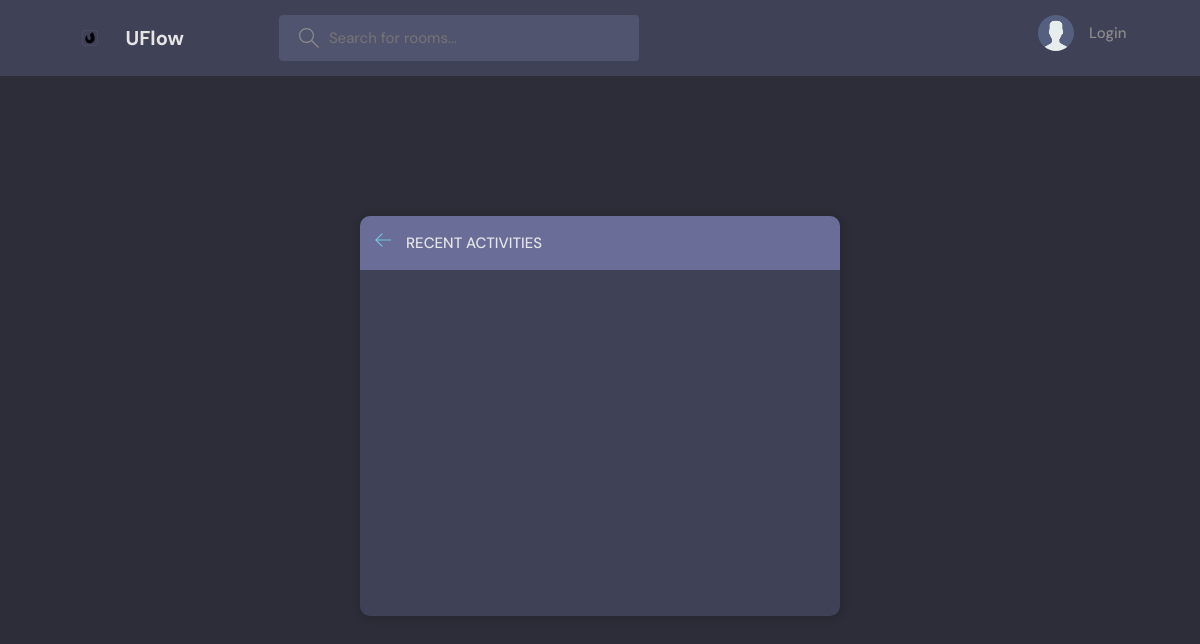
/activity/, run on an earlier commit of the app's database.
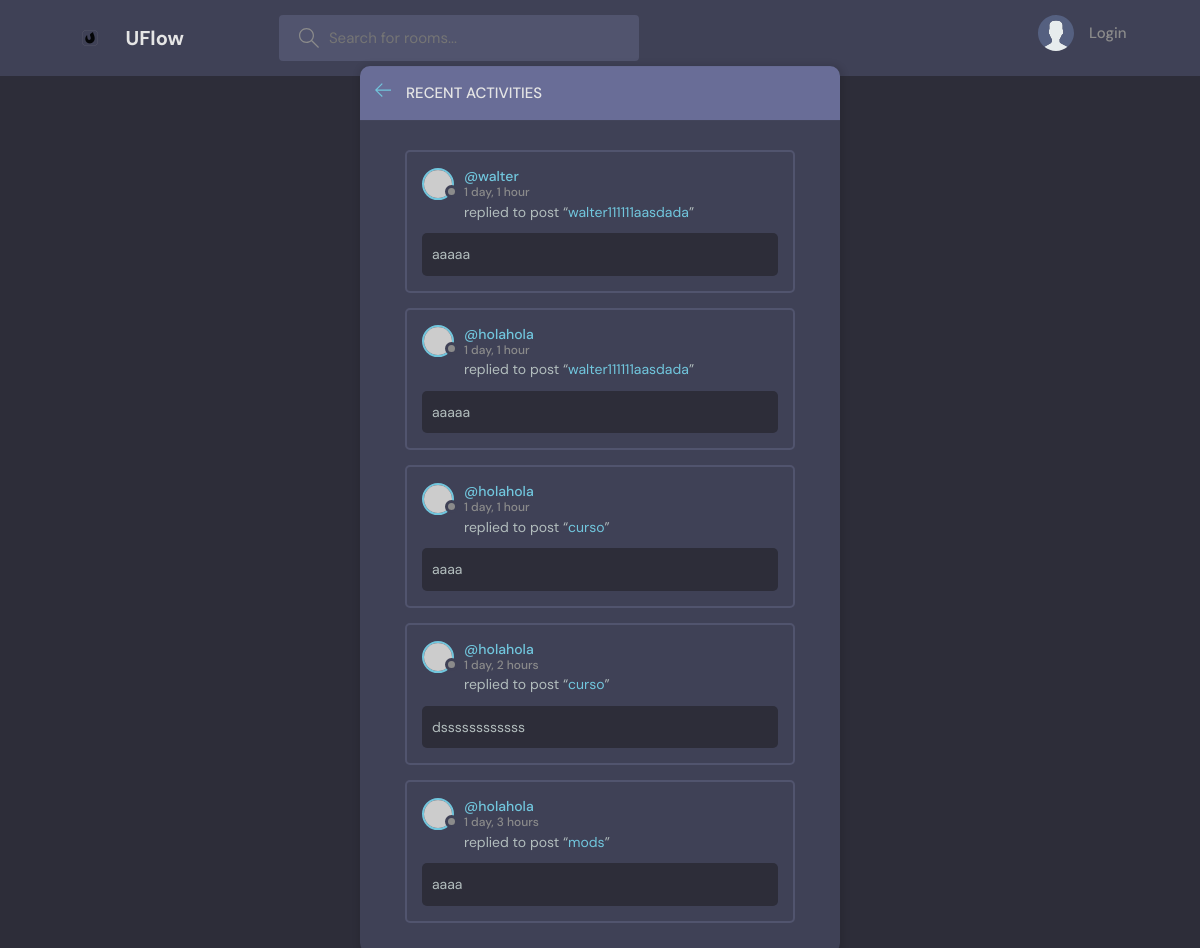
And on a later commit of the database.
### base/models.py (models this page shows)
class Message(models.Model):
    user = models.ForeignKey(User, on_delete=models.CASCADE)
    room = models.ForeignKey(Room, on_delete=models.CASCADE)
    body = models.TextField()
    updated = models.DateTimeField(auto_now=True)
    created = models.DateTimeField(auto_now_add=True)
    class Meta:
        ordering = ['-updated', '-created']
    def __str__(self):
        return self.body[0:50]

class Room(models.Model):
    host = models.ForeignKey(User, on_delete=models.CASCADE)
    topic = models.ForeignKey(Topic, on_delete=models.SET_NULL, null=True)
    name = models.CharField(max_length=200)
    description = models.TextField(null=True, blank=True)
    participants = models.ManyToManyField(User, related_name='participants', blank=True)
    updated = models.DateTimeField(auto_now=True)
    created = models.DateTimeField(auto_now_add=True)
    class Meta:
        ordering = ['-updated', '-created']
    def __str__(self):
        return self.name

### base/views.py (the view)
# urls.py: path('activity/', views.activityPage, name='activity'),
def activityPage(request):
    room_messages = Message.objects.all()  # Fetch all messages related to the rooms
    context = {'room_messages': room_messages}  # Context dictionary to pass data to the template
    return render(request, 'base/activity.html', context)  # Pass the rooms list to the template

### base/templates/base/activity.html (shortened to what this page needs)
{% extends 'main.html' %}
{% block content %}
    <main class="layout">
      <div class="container">
        <div class="layout__box">
          <div class="layout__boxHeader">
            <div class="layout__boxTitle">
              <a href="{% url 'home' %}">
                <svg version="1.1" xmlns="http://www.w3.org/2000/svg" width="32" height="32" viewBox="0 0 32 32">
                  <title>arrow-left</title>
                  <path
                    d="M13.723 2.286l-13.723 13.714 13.719 13.714 1.616-1.611-10.96-10.96h27.625v-2.286h-27.625l10.965-10.965-1.616-1.607z"
                  ></path>
                </svg>
              </a>
              <h3>Recent Activities</h3>
            </div>
          </div>
          <div class="activities-page layout__body">
            {% for message in room_messages %}
    <div class="activities__box">
      <div class="activities__boxHeader roomListRoom__header">
        <a href="{%url 'user-profile' message.user.id %}" class="roomListRoom__author">
          <div class="avatar avatar--small">
            <img src="https://randomuser.me/api/portraits/women/11.jpg" />
          </div>
          <p>
            @{{message.user.username}}
            <span>{{message.created|timesince}}</span>
          </p>
        </a>
      </div>
      <div class="activities__boxContent">
        <p>replied to post “<a href="{% url 'room' message.room.id %}">{{message.room}}</a>”</p>
        <div class="activities__boxRoomContent">
            {{message}}
        </div>
      </div>
    </div>
    {% endfor %}
          </div>
        </div>
      </div>
    </main>
{% endblock content %}

What changed in the data, as far as the page shows it:
added Message: user.username "walter", created "1 day, 1 hour", room "walter111111aasdada", body "aaaaa"
added Message: user.username "holahola", created "1 day, 1 hour", room "walter111111aasdada", body "aaaaa"
added Message: user.username "holahola", created "1 day, 1 hour", room "curso", body "aaaa"
added Message: user.username "holahola", created "1 day, 2 hours", room "curso", body "dssssssssssss"
added Message: user.username "holahola", created "1 day, 3 hours", room "mods", body "aaaa"
